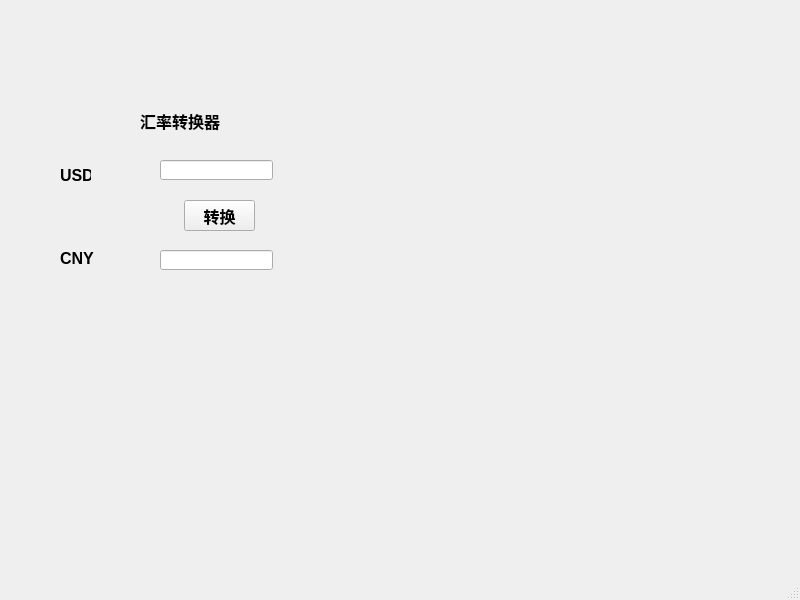
<?xml version="1.0" encoding="UTF-8"?>
<ui version="4.0">
 <class>MainWindow</class>
 <widget class="QMainWindow" name="MainWindow">
  <property name="geometry">
   <rect>
    <x>0</x>
    <y>0</y>
    <width>800</width>
    <height>600</height>
   </rect>
  </property>
  <property name="windowTitle">
   <string>MainWindow</string>
  </property>
  <widget class="QWidget" name="centralwidget">
   <widget class="QPushButton" name="pushButton">
    <property name="geometry">
     <rect>
      <x>184</x>
      <y>200</y>
      <width>71</width>
      <height>31</height>
     </rect>
    </property>
    <property name="font">
     <font>
      <pointsize>12</pointsize>
      <weight>75</weight>
      <bold>true</bold>
     </font>
    </property>
    <property name="text">
     <string>转换</string>
    </property>
   </widget>
   <widget class="QLabel" name="label">
    <property name="geometry">
     <rect>
      <x>140</x>
      <y>110</y>
      <width>91</width>
      <height>21</height>
     </rect>
    </property>
    <property name="sizeIncrement">
     <size>
      <width>0</width>
      <height>0</height>
     </size>
    </property>
    <property name="font">
     <font>
      <pointsize>12</pointsize>
      <weight>75</weight>
      <bold>true</bold>
     </font>
    </property>
    <property name="text">
     <string>汇率转换器</string>
    </property>
   </widget>
   <widget class="QLabel" name="label_2">
    <property name="geometry">
     <rect>
      <x>60</x>
      <y>160</y>
      <width>31</width>
      <height>31</height>
     </rect>
    </property>
    <property name="font">
     <font>
      <pointsize>12</pointsize>
      <weight>75</weight>
      <bold>true</bold>
     </font>
    </property>
    <property name="text">
     <string>USD</string>
    </property>
   </widget>
   <widget class="QLabel" name="label_3">
    <property name="geometry">
     <rect>
      <x>60</x>
      <y>250</y>
      <width>81</width>
      <height>16</height>
     </rect>
    </property>
    <property name="font">
     <font>
      <pointsize>12</pointsize>
      <weight>75</weight>
      <bold>true</bold>
     </font>
    </property>
    <property name="text">
     <string>CNY</string>
    </property>
   </widget>
   <widget class="QLineEdit" name="lineEdit">
    <property name="geometry">
     <rect>
      <x>160</x>
      <y>160</y>
      <width>113</width>
      <height>20</height>
     </rect>
    </property>
   </widget>
   <widget class="QLineEdit" name="lineEdit_2">
    <property name="geometry">
     <rect>
      <x>160</x>
      <y>250</y>
      <width>113</width>
      <height>20</height>
     </rect>
    </property>
   </widget>
  </widget>
  <widget class="QMenuBar" name="menubar">
   <property name="geometry">
    <rect>
     <x>0</x>
     <y>0</y>
     <width>800</width>
     <height>23</height>
    </rect>
   </property>
  </widget>
  <widget class="QStatusBar" name="statusbar"/>
 </widget>
 <resources/>
 <connections/>
</ui>
